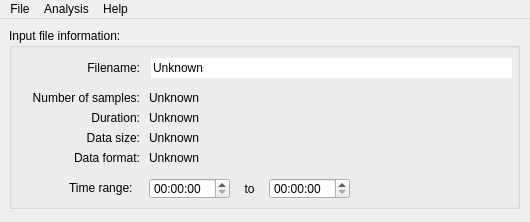
<?xml version="1.0" encoding="UTF-8"?>
<ui version="4.0">
 <class>MainWindow</class>
 <widget class="QMainWindow" name="MainWindow">
  <property name="geometry">
   <rect>
    <x>0</x>
    <y>0</y>
    <width>530</width>
    <height>222</height>
   </rect>
  </property>
  <property name="minimumSize">
   <size>
    <width>530</width>
    <height>222</height>
   </size>
  </property>
  <property name="maximumSize">
   <size>
    <width>530</width>
    <height>222</height>
   </size>
  </property>
  <property name="windowTitle">
   <string>dddutil</string>
  </property>
  <widget class="QWidget" name="centralWidget">
   <widget class="QGroupBox" name="fileInformationGroupBox">
    <property name="geometry">
     <rect>
      <x>9</x>
      <y>9</y>
      <width>511</width>
      <height>181</height>
     </rect>
    </property>
    <property name="title">
     <string>Input file information:</string>
    </property>
    <widget class="QLabel" name="label_1">
     <property name="geometry">
      <rect>
       <x>10</x>
       <y>60</y>
       <width>121</width>
       <height>20</height>
      </rect>
     </property>
     <property name="layoutDirection">
      <enum>Qt::LeftToRight</enum>
     </property>
     <property name="text">
      <string>Number of samples:</string>
     </property>
     <property name="alignment">
      <set>Qt::AlignRight|Qt::AlignTrailing|Qt::AlignVCenter</set>
     </property>
    </widget>
    <widget class="QLabel" name="numberOfSamplesLabel">
     <property name="geometry">
      <rect>
       <x>140</x>
       <y>60</y>
       <width>361</width>
       <height>20</height>
      </rect>
     </property>
     <property name="text">
      <string>Unknown</string>
     </property>
    </widget>
    <widget class="QLabel" name="sizeOnDiscLabel">
     <property name="geometry">
      <rect>
       <x>140</x>
       <y>100</y>
       <width>361</width>
       <height>20</height>
      </rect>
     </property>
     <property name="text">
      <string>Unknown</string>
     </property>
    </widget>
    <widget class="QLabel" name="label_3">
     <property name="geometry">
      <rect>
       <x>10</x>
       <y>30</y>
       <width>121</width>
       <height>20</height>
      </rect>
     </property>
     <property name="layoutDirection">
      <enum>Qt::LeftToRight</enum>
     </property>
     <property name="text">
      <string>Filename:</string>
     </property>
     <property name="alignment">
      <set>Qt::AlignRight|Qt::AlignTrailing|Qt::AlignVCenter</set>
     </property>
    </widget>
    <widget class="QLabel" name="label_4">
     <property name="geometry">
      <rect>
       <x>10</x>
       <y>80</y>
       <width>121</width>
       <height>20</height>
      </rect>
     </property>
     <property name="layoutDirection">
      <enum>Qt::LeftToRight</enum>
     </property>
     <property name="text">
      <string>Duration:</string>
     </property>
     <property name="alignment">
      <set>Qt::AlignRight|Qt::AlignTrailing|Qt::AlignVCenter</set>
     </property>
    </widget>
    <widget class="QLabel" name="durationLabel">
     <property name="geometry">
      <rect>
       <x>140</x>
       <y>80</y>
       <width>361</width>
       <height>20</height>
      </rect>
     </property>
     <property name="text">
      <string>Unknown</string>
     </property>
    </widget>
    <widget class="QLineEdit" name="filenameLineEdit">
     <property name="enabled">
      <bool>true</bool>
     </property>
     <property name="geometry">
      <rect>
       <x>142</x>
       <y>30</y>
       <width>361</width>
       <height>20</height>
      </rect>
     </property>
     <property name="acceptDrops">
      <bool>false</bool>
     </property>
     <property name="autoFillBackground">
      <bool>false</bool>
     </property>
     <property name="text">
      <string>Unknown</string>
     </property>
     <property name="frame">
      <bool>false</bool>
     </property>
     <property name="readOnly">
      <bool>true</bool>
     </property>
    </widget>
    <widget class="QLabel" name="label_5">
     <property name="geometry">
      <rect>
       <x>60</x>
       <y>150</y>
       <width>81</width>
       <height>20</height>
      </rect>
     </property>
     <property name="text">
      <string>Time range:</string>
     </property>
    </widget>
    <widget class="QTimeEdit" name="startTimeEdit">
     <property name="geometry">
      <rect>
       <x>140</x>
       <y>150</y>
       <width>81</width>
       <height>21</height>
      </rect>
     </property>
     <property name="currentSection">
      <enum>QDateTimeEdit::HourSection</enum>
     </property>
     <property name="displayFormat">
      <string>HH:mm:ss</string>
     </property>
     <property name="time">
      <time>
       <hour>0</hour>
       <minute>0</minute>
       <second>0</second>
      </time>
     </property>
    </widget>
    <widget class="QLabel" name="label_6">
     <property name="geometry">
      <rect>
       <x>230</x>
       <y>150</y>
       <width>21</width>
       <height>21</height>
      </rect>
     </property>
     <property name="text">
      <string>to</string>
     </property>
     <property name="alignment">
      <set>Qt::AlignCenter</set>
     </property>
    </widget>
    <widget class="QTimeEdit" name="endTimeEdit">
     <property name="geometry">
      <rect>
       <x>260</x>
       <y>150</y>
       <width>81</width>
       <height>21</height>
      </rect>
     </property>
     <property name="currentSection">
      <enum>QDateTimeEdit::HourSection</enum>
     </property>
     <property name="displayFormat">
      <string>HH:mm:ss</string>
     </property>
     <property name="time">
      <time>
       <hour>0</hour>
       <minute>0</minute>
       <second>0</second>
      </time>
     </property>
    </widget>
    <widget class="QLabel" name="label_7">
     <property name="geometry">
      <rect>
       <x>10</x>
       <y>120</y>
       <width>121</width>
       <height>20</height>
      </rect>
     </property>
     <property name="layoutDirection">
      <enum>Qt::LeftToRight</enum>
     </property>
     <property name="text">
      <string>Data format:</string>
     </property>
     <property name="alignment">
      <set>Qt::AlignRight|Qt::AlignTrailing|Qt::AlignVCenter</set>
     </property>
    </widget>
    <widget class="QLabel" name="dataFormatLabel">
     <property name="geometry">
      <rect>
       <x>140</x>
       <y>120</y>
       <width>361</width>
       <height>20</height>
      </rect>
     </property>
     <property name="text">
      <string>Unknown</string>
     </property>
    </widget>
    <widget class="QLabel" name="label_8">
     <property name="geometry">
      <rect>
       <x>10</x>
       <y>100</y>
       <width>121</width>
       <height>20</height>
      </rect>
     </property>
     <property name="layoutDirection">
      <enum>Qt::LeftToRight</enum>
     </property>
     <property name="text">
      <string>Data size:</string>
     </property>
     <property name="alignment">
      <set>Qt::AlignRight|Qt::AlignTrailing|Qt::AlignVCenter</set>
     </property>
    </widget>
   </widget>
  </widget>
  <widget class="QMenuBar" name="menuBar">
   <property name="geometry">
    <rect>
     <x>0</x>
     <y>0</y>
     <width>530</width>
     <height>21</height>
    </rect>
   </property>
   <widget class="QMenu" name="menuFile">
    <property name="title">
     <string>File</string>
    </property>
    <addaction name="actionOpen_10_bit_File"/>
    <addaction name="actionOpen_16_bit_File"/>
    <addaction name="separator"/>
    <addaction name="actionSave_As_10_bit"/>
    <addaction name="actionSave_As_16_bit"/>
    <addaction name="separator"/>
    <addaction name="actionQuit"/>
   </widget>
   <widget class="QMenu" name="menuHelp">
    <property name="title">
     <string>Help</string>
    </property>
    <addaction name="actionAbout"/>
   </widget>
   <widget class="QMenu" name="menuAnalysis">
    <property name="title">
     <string>Analysis</string>
    </property>
    <addaction name="separator"/>
    <addaction name="actionVerify_test_data"/>
   </widget>
   <addaction name="menuFile"/>
   <addaction name="menuAnalysis"/>
   <addaction name="menuHelp"/>
  </widget>
  <action name="actionOpen_10_bit_File">
   <property name="text">
    <string>Open 10-bit File...</string>
   </property>
  </action>
  <action name="actionSave_As_10_bit">
   <property name="text">
    <string>Save As 10-bit...</string>
   </property>
  </action>
  <action name="actionQuit">
   <property name="text">
    <string>Quit</string>
   </property>
  </action>
  <action name="actionAbout">
   <property name="text">
    <string>About</string>
   </property>
  </action>
  <action name="actionOpen_16_bit_File">
   <property name="text">
    <string>Open 16-bit File...</string>
   </property>
  </action>
  <action name="actionSave_As_16_bit">
   <property name="text">
    <string>Save As 16-bit...</string>
   </property>
  </action>
  <action name="actionVerify_test_data">
   <property name="text">
    <string>Verify test data</string>
   </property>
  </action>
 </widget>
 <layoutdefault spacing="6" margin="11"/>
 <resources/>
 <connections/>
</ui>
